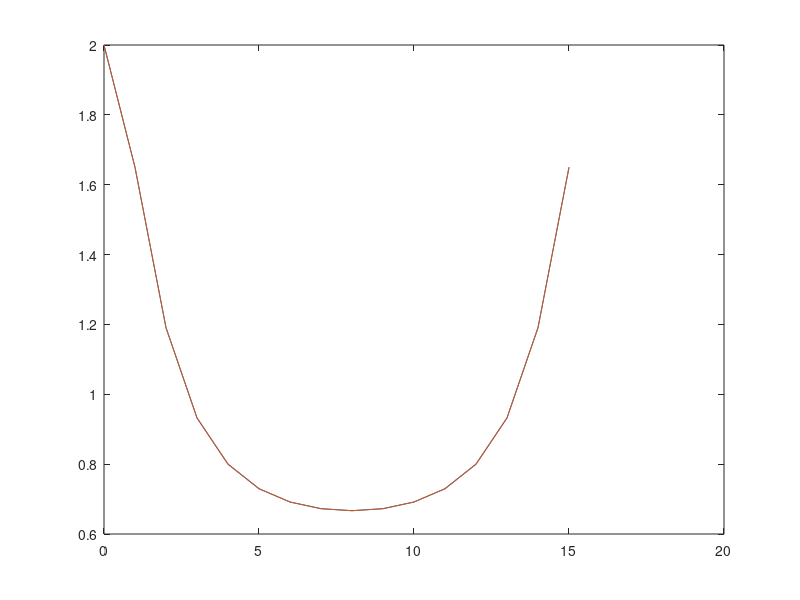
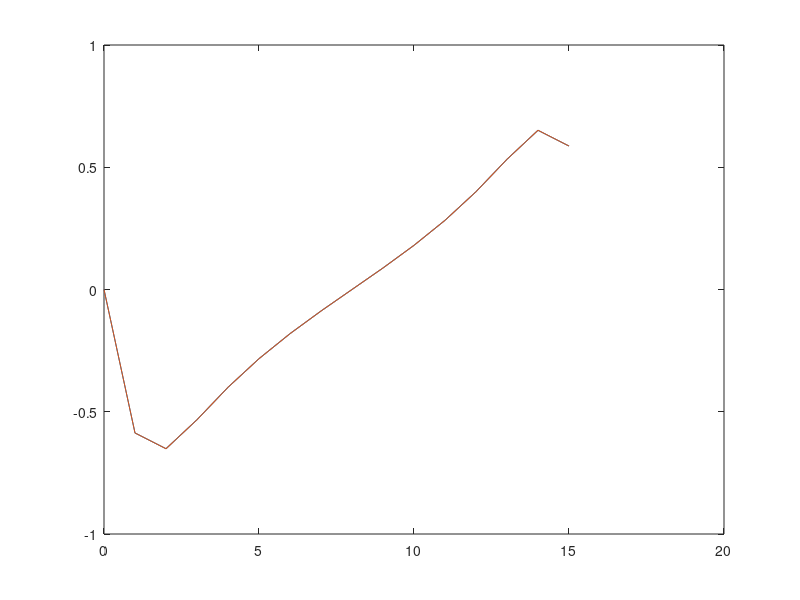

Write the MATLAB code that produced these figures, in order.
clc; close all; clear all;
format long;

k = 0:15;
xk = (1/2).^k
 
fft(xk);
 
n = k;
xn = (1-2.^-16)./(1-0.5.*exp(-i*pi.*n./8));


figure();
plot(k,real(fft(xk))); hold on;
plot(n,real(xn));
figure()
plot(k,imag(fft(xk))); hold on;
plot(n,imag(xn));

clc; close all; clear all;
k = 0:15;
xk = cos(pi.*k./2);
fft(xk)
